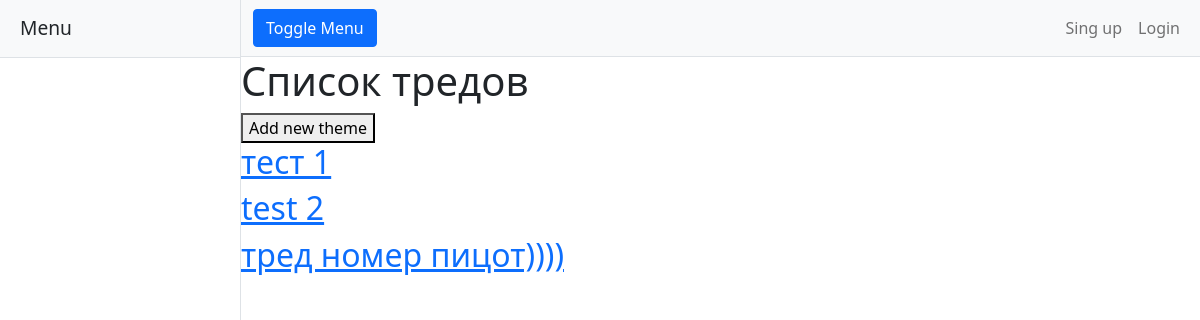
Before: /forum/ with the older database file.
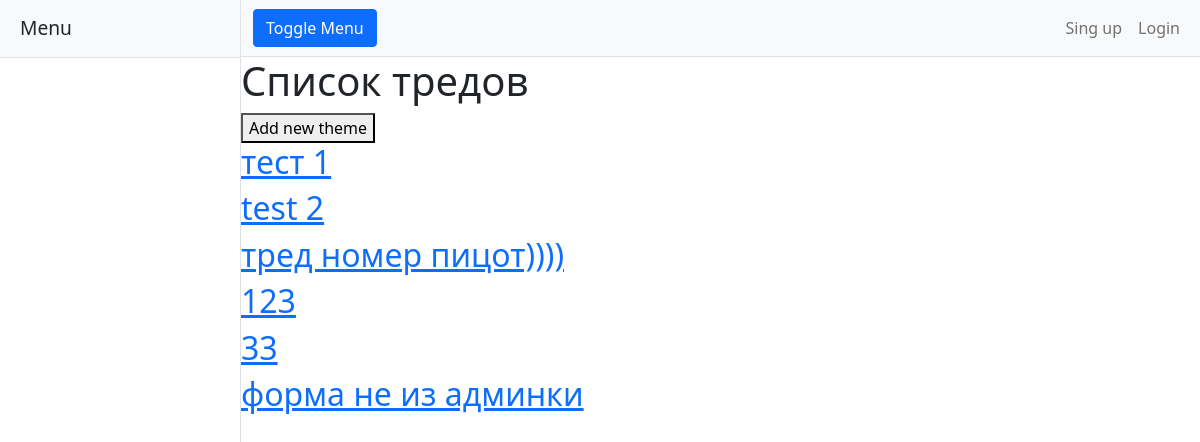
After: the same page with the newer database file.
### forum/models.py (models this page shows, shortened)
class Theme(models.Model):
    head = models.CharField(max_length=150)
    text = models.TextField()
    created_at = models.DateTimeField(auto_now_add=True)
    image = models.ImageField(blank=True, upload_to=upload_to)
    def get_absolute_url(self):
        return reverse('theme', kwargs={'pk': self.pk})
    class Meta:
        verbose_name = 'Тема'
        verbose_name_plural = 'Темы'

### forum/views.py (the view)
# urls.py: path('', ThemesList.as_view(), name='themes_list'),
class ThemesList(ListView):
    model = Theme
    context_object_name = 'themes'
    template_name = 'forum/themes_list.html'

### review/templatetags/sidebar.py (called while the page is built)
@register.simple_tag()
def get_sidebar():
    return Sidebar.objects.all()

### templates/forum/themes_list.html
{%extends 'main.html'%}
{%block content%}
<h1>Список тредов</h1>
<a href="add_theme"><button onclick>Add new theme</button></a>
{%for theme in themes%}
<h2><a href="{{theme.get_absolute_url}}">{{theme.head}}</a></h2>
{%endfor%}
{%endblock%}

Changed rows visible on the page:
added Theme: head "123"
added Theme: head "33"
added Theme: head "форма не из админки"
